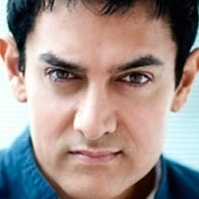
#> input picture dataset/faces/Aamir/face_101.jpg, 199 x 199 px; its folder holds only this picture in this run
$ python face_recognition.py
#> lines starting #> are read from the running program, lines starting #| are printed output that depends on the picture
# File Name: face_recognition.py

import cv2
import numpy as np
import os
import glob
import matplotlib.pyplot as plt
from sklearn.decomposition import PCA
from sklearn.neural_network import MLPClassifier
from sklearn.model_selection import train_test_split
from sklearn.metrics import accuracy_score

# --- Helper Function for Plotting Image Grids ---
def plot_gallery(images, titles, h, w, n_row=3, n_col=4):
    """Plots a gallery of portraits"""
    plt.figure(figsize=(1.8 * n_col, 2.4 * n_row))
    plt.subplots_adjust(bottom=0.01, left=0.01, right=0.99, top=0.90, hspace=0.35)
    for i in range(n_row * n_col):
        if i >= len(images):
            break
        plt.subplot(n_row, n_col, i + 1)
        plt.imshow(images[i].reshape((h, w)), cmap=plt.cm.gray)
        plt.title(titles[i], size=10)
        plt.xticks(())
        plt.yticks(())

def load_data(dataset_path):
#> called with dataset_path = 'dataset/faces'
    print("Loading dataset...")
    search_pattern = os.path.join(dataset_path, "**", "*.jpg")
    image_paths = glob.glob(search_pattern, recursive=True)

    if len(image_paths) == 0:
        raise ValueError(f"No images found in {dataset_path}")

    # Read first image to get target dimensions
    first_img = cv2.imread(image_paths[0], cv2.IMREAD_GRAYSCALE)
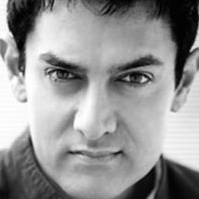
#> first_img: shape (199, 199); min 0, max 255, mean 148.1
    h, w = first_img.shape
#> h = 199; w = 199

    X = []
    y = []

    for path in image_paths:
        img = cv2.imread(path, cv2.IMREAD_GRAYSCALE)
        if img is None:
            continue

        # Auto-resize to match first image dimensions
        if img.shape != (h, w):
            img = cv2.resize(img, (w, h))

        X.append(img.flatten())
        label = os.path.basename(os.path.dirname(path))
        y.append(label)
#> pass 2 of the loop in load_data, `for path in image_paths:`:
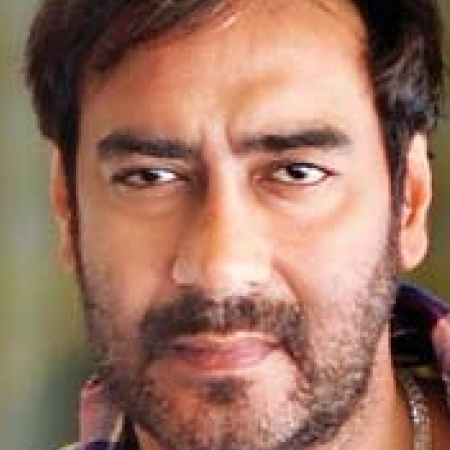
#> input picture dataset/faces/Ajay/face_1 - Copy.jpg, 450 x 450 px
#> in load_data, `img = cv2.imread(path, cv2.IMREAD_GRAYSCALE)`:
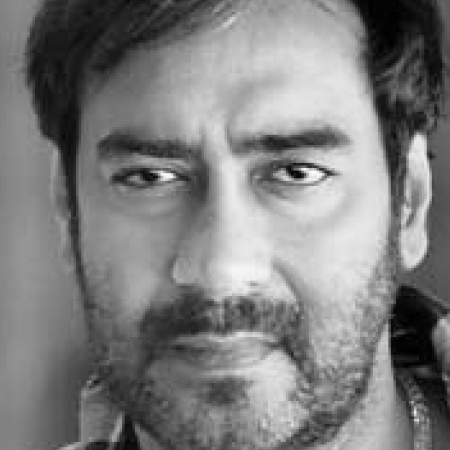
#> img: shape (450, 450); min 0, max 255, mean 125.8

    return np.array(X), np.array(y), h, w

def main(dataset_path):
    # 1. Load Data
    X, y, h, w = load_data(dataset_path)
#> h = 199; w = 199

    # 2. Split Data (60% Train, 40% Test to satisfy PDF requirements)
    X_train, X_test, y_train, y_test = train_test_split(X, y, test_size=0.40, random_state=42)

    # 3. Test multiple K values for the Accuracy Graph
    k_values_to_test = [5, 10, 15, 20, 30, 40, 50]
    # Ensure K isn't larger than our dataset size
    k_values_to_test = [k for k in k_values_to_test if k <= X_train.shape[0]]
#> k_values_to_test = []
    accuracies = []

    print("\n--- Starting K-Value Evaluation ---")
    for k in k_values_to_test:
        # Train PCA
        pca = PCA(n_components=k, svd_solver='randomized', whiten=True).fit(X_train)
        X_train_pca = pca.transform(X_train)
        X_test_pca = pca.transform(X_test)

        # Train ANN (MLP)
        clf = MLPClassifier(hidden_layer_sizes=(100,), max_iter=1000, random_state=42)
        clf.fit(X_train_pca, y_train)

        # Predict & Score
        acc = accuracy_score(y_test, clf.predict(X_test_pca))
        accuracies.append(acc * 100)
        print(f"K = {k:2d} | Classification Accuracy: {acc * 100:.2f}%")
#> after the loop, accuracies = []

    # --- REQUIREMENT A: Plot the K-Value Accuracy Graph ---
    print("\nPlotting Accuracy Graph (Close the window to continue...)")
    plt.figure(figsize=(8, 5))
    plt.plot(k_values_to_test, accuracies, marker='o', linestyle='-', color='b')
    plt.title('Classification Accuracy vs. K Value (PCA Components)')
    plt.xlabel('Number of Eigenvectors (k)')
    plt.ylabel('Accuracy (%)')
    plt.grid(True)
    plt.show() # Halts script until closed
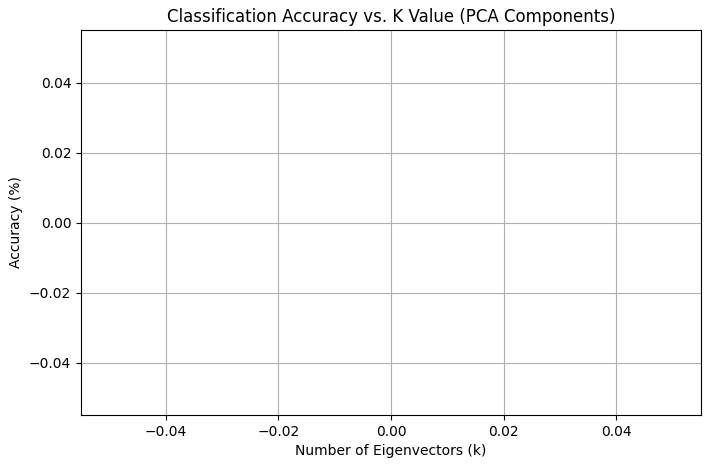
#> figure drawn by matplotlib, 1 panel

    # --- VISUAL OUTPUTS: Generate Grids using the highest K value (50) ---
    best_k = k_values_to_test[-1]
    print(f"\n--- Generating Visuals for K = {best_k} ---")
    pca = PCA(n_components=best_k, svd_solver='randomized', whiten=True).fit(X_train)
    X_train_pca = pca.transform(X_train)
    X_test_pca = pca.transform(X_test)

    # Generate Eigenfaces
    eigenfaces = pca.components_.reshape((best_k, h, w))
    eigenface_titles = [f"eigenface {i}" for i in range(eigenfaces.shape[0])]

    print("Plotting Eigenfaces Gallery (Close the window to continue...)")
    plot_gallery(eigenfaces, eigenface_titles, h, w)
    plt.show()

    # Train final classifier
    print("Training final Multi-Layer Perceptron...")
    clf = MLPClassifier(hidden_layer_sizes=(100,), max_iter=1000, verbose=True, random_state=42).fit(X_train_pca, y_train)
    y_pred = clf.predict(X_test_pca)
    y_prob = clf.predict_proba(X_test_pca)

    # Generate Prediction Titles
    def title_generator(y_pred, y_test, y_prob, i):
        pred_name = y_pred[i]
        true_name = y_test[i]
        prob = np.max(y_prob[i])
        return f"pred: {pred_name}, pr: {prob:.2f}\ntrue: {true_name}"

    prediction_titles = [title_generator(y_pred, y_test, y_prob, i) for i in range(y_pred.shape[0])]

    print("Plotting Final Predictions...")
    plot_gallery(X_test, prediction_titles, h, w)
    plt.show()

if __name__ == "__main__":
    # Automatically locate the correct 'faces' folder
    current_script_folder = os.path.dirname(os.path.abspath(__file__))
    DATASET_DIRECTORY = os.path.join(current_script_folder, "dataset", "faces")

    try:
        main(DATASET_DIRECTORY)
    except Exception as e:
        print(f"An error occurred: {e}")
